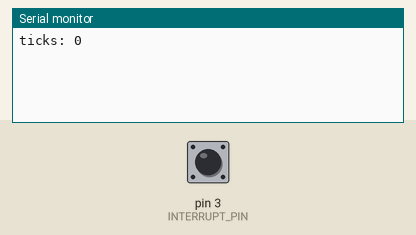
Simulated run of this sketch. Board: Arduino Uno, built with avr-gcc and run on an emulated ATmega328P. On the bench: the last lines printed to the serial monitor. The test bench sets the inputs (shaded band); at power-on: pin 3 (INTERRUPT_PIN) LOW.

Above: at 1.2 s.
1.3 s: pin 3 (INTERRUPT_PIN) pulled HIGH for 0.15 s
At 2.7 s:
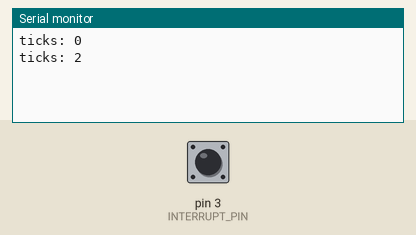
2.9 s: pin 3 (INTERRUPT_PIN) pulled HIGH for 1 s
At 3.8 s:
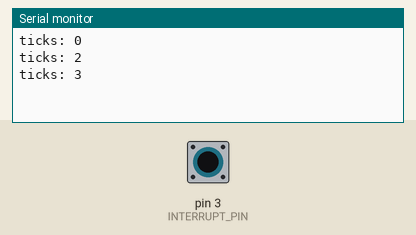
5.4 s: pin 3 (INTERRUPT_PIN) pulled HIGH for 0.15 s
At 6.8 s:
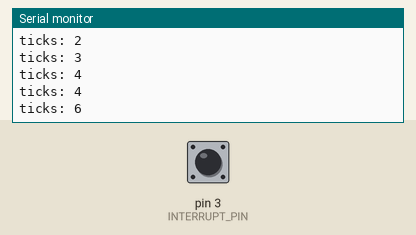
Timing chart, 0 to 8.4 s (numbered marks = the images above; inputs shaded):
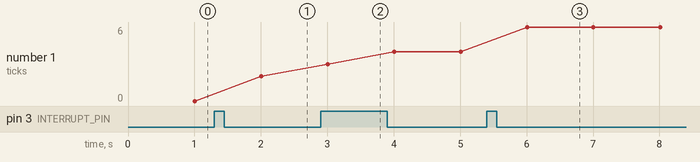

Measured:
- after the input at 1.3 s, the serial monitor: prints a new line after 0.70 s (image 1)
- after the input at 2.9 s, the serial monitor: prints a new line after 0.10 s (image 2)
- after the input at 5.4 s, the serial monitor: prints a new line after 0.61 s (image 3)
- plotted number 1: 0 → 2 after the input at 1.3 s, 2 → 4 after the input at 2.9 s, 4 → 6 after the input at 5.4 s

The sketch:

isr_input_pin_test.ino
```cpp
#include <TimerOne.h>

#define INTERRUPT_PIN 3
class A {

public:
  static A *isr_instance;    // using this declaration of isr_instance causes link errors
  volatile unsigned long ticks=0;

  static void isr();
  void isr_function();

  A() {
    A::isr_instance = this;
  }

};

// have to remove this when initializing the variable in the class def
A *A::isr_instance=NULL;

static void A::isr() {
  if (A::isr_instance) A::isr_instance->isr_function();
}

void A::isr_function() {
  ticks++;
}

A *my_a;

void setup() {

  my_a = new A();
  attachInterrupt(digitalPinToInterrupt(INTERRUPT_PIN), A::isr, CHANGE);
  Serial.begin(250000);
}

void loop() {

  static unsigned long last_print_ms = 0;
  static unsigned long cur_ms;

  cur_ms = millis();

  if (cur_ms - last_print_ms > 1000) {
    Serial.print(F("ticks: "));
    Serial.println(my_a->ticks);
    last_print_ms = cur_ms;
    // my_a->ticks = 0;
  }
}
```
